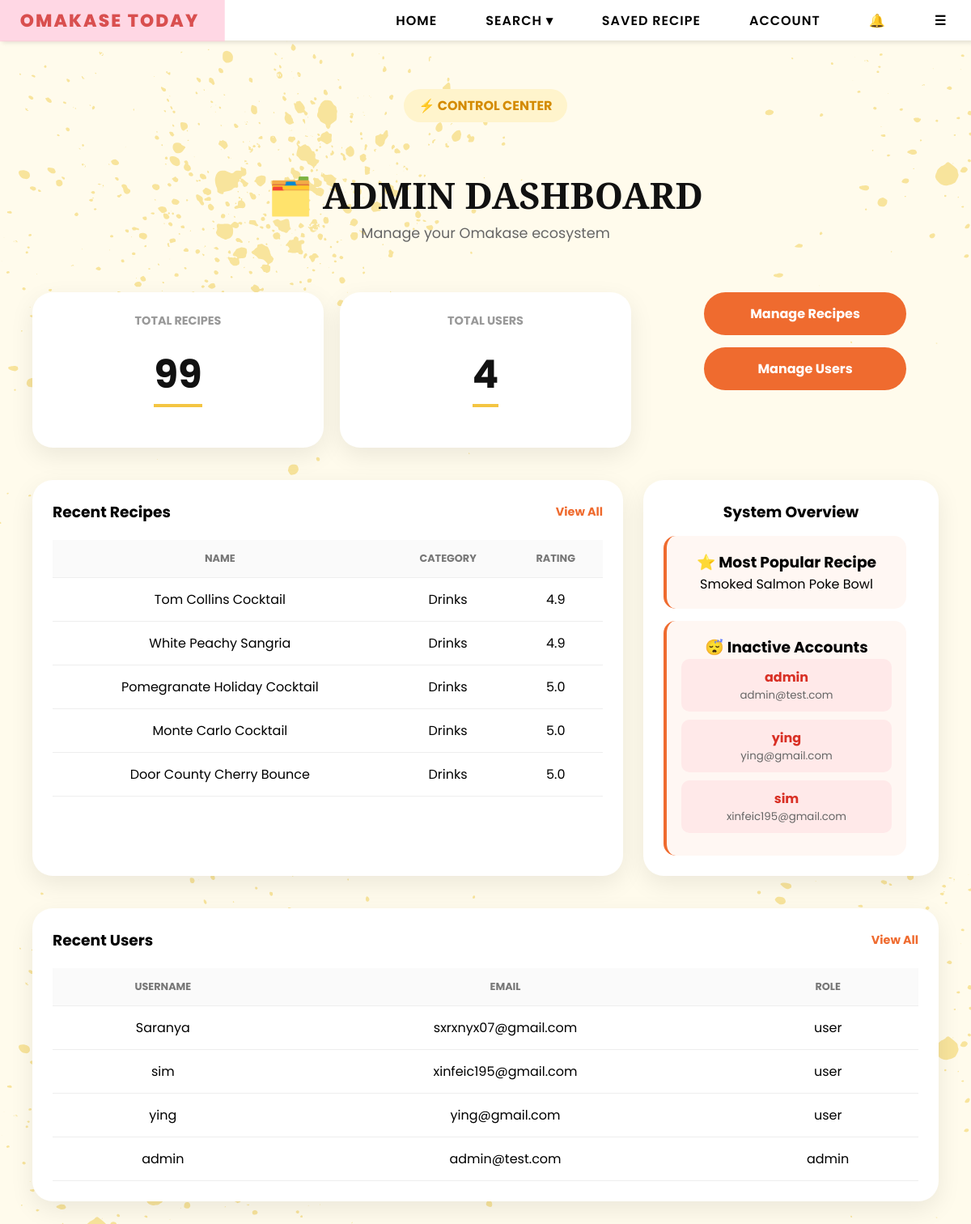
Page /admin (signed in) on the earlier database version.
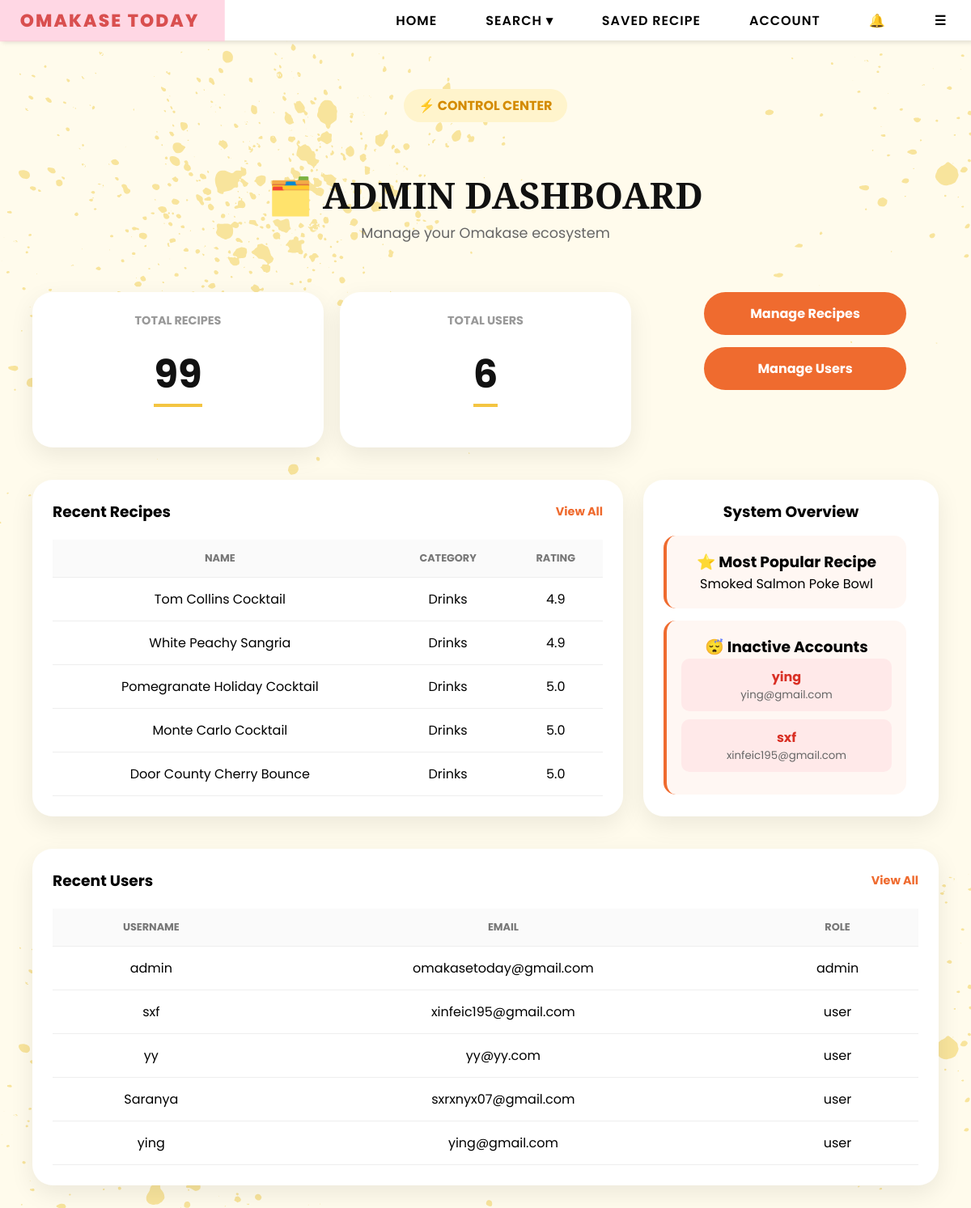
Same page on the later database version.
### tables this page shows
CREATE TABLE users (
        email TEXT PRIMARY KEY,
        username TEXT,
        password TEXT,
        bio TEXT,
        profile_pic TEXT,
        role TEXT DEFAULT 'user'
    , reset_token TEXT, reset_used INTEGER DEFAULT 0, reset_viewed INTEGER DEFAULT 0, last_login TEXT);

### app.py (the view)
@app.route("/admin")
def admin():
    if session.get("role") != "admin":
        return "403 Forbidden"
    conn = sqlite3.connect(DB_PATH)
    c = conn.cursor()
    six_months_ago = (
        datetime.now() - timedelta(days=180)
    ).strftime("%Y-%m-%d %H:%M:%S")
    c.execute("""
        SELECT COUNT(*)
        FROM users
        WHERE last_login IS NULL
        OR last_login < ?
    """, (six_months_ago,))
    inactive_users = c.fetchone()[0]
    c.execute("""
        SELECT username,email
        FROM users
        WHERE last_login IS NULL
        OR last_login < ?
        LIMIT 3
    """,(
        six_months_ago,
    ))
    inactive_accounts = c.fetchall()
    c.execute("""
        SELECT email, username, role
        FROM users
        ORDER BY rowid DESC
        LIMIT 5
    """)
    recent_users = c.fetchall()
    c.execute("""
        SELECT COUNT(*)
        FROM users
    """)
    total_users = c.fetchone()[0]
    conn.close()
    recent_recipes = (
        Recipe.query
        .order_by(Recipe.id.desc())
        .limit(5)
        .all()
    )
    total_recipes = Recipe.query.count()
    avg_rating = db.session.query(
        func.avg(Recipe.rating)
    ).scalar()
    most_popular = (
        Recipe.query
        .order_by(Recipe.rating.desc())
        .first()
    )
    return render_template(
        "admin.html",
        recent_users=recent_users,
        recent_recipes=recent_recipes,
        total_recipes=total_recipes,
        total_users=total_users,
        avg_rating=round(avg_rating or 0, 1),
        most_popular=most_popular,
        inactive_users=inactive_users,
        inactive_accounts=inactive_accounts
    )

### templates/admin.html (shortened to what this page needs)
{% extends "base.html" %}
{% block content %}
<div class="admin-dashboard">
    <div class="admin-hero">
        <span class="admin-badge">
            ⚡ CONTROL CENTER
        </span>
        <h1 class="admin-main-title">
            🗂️ ADMIN DASHBOARD
        </h1>
        <p class="admin-subtitle">
            Manage your Omakase ecosystem
        </p>
    </div>
    </div>
    <div class="admin-stats">
        <div class="admin-stat-card">
            <h4>Total Recipes</h4>
            <h2>{{ total_recipes }}</h2>
        </div>
        <div class="admin-stat-card">
            <h4>Total Users</h4>
            <h2>{{ total_users }}</h2>
        </div>
        <div class="admin-btn-group">
            <a href="/admin/recipes" class="admin-orange-btn">
                Manage Recipes
            </a>
            <a href="/admin/users" class="admin-orange-btn">
                Manage Users
            </a>
        </div>
    </div>
    <div class="admin-main-grid">
        <div class="admin-panel">
            <div class="panel-header">
                <h3>Recent Recipes</h3>
                <a href="/admin/recipes" class="view-all-btn">
                    View All
                </a>
            </div>
            <table class="admin-table">
                <thead>
                    <tr>
                        <th>Name</th>
                        <th>Category</th>
                        <th>Rating</th>
                    </tr>
                </thead>
                <tbody>
                    {% for r in recent_recipes %}
                    <tr>
                        <td>{{ r.name }}</td>
                        <td>{{ r.meal_category }}</td>
                        <td>{{ r.rating }}</td>
                    </tr>
                    {% endfor %}
                </tbody>
            </table>
        </div>
        <div class="admin-alerts">
            <h3>System Overview</h3>
            <a href="/recipe/{{ most_popular.id }}"
            class="overview-card clickable-card">
                <h3>⭐ Most Popular Recipe</h3>
                <p>
                    {{ most_popular.name }}
                </p>
            </a>
            <a href="/admin/users"
                class="overview-card clickable-card">
                    <h3>
                        😴 Inactive Accounts
                    </h3>
                    {% if inactive_accounts %}
                        {% for user in inactive_accounts %}
                            <div class="inactive-user">
                                <strong>{{ user[0] }}</strong>
                                <small>{{ user[1] }}</small>
                            </div>
                        {% endfor %}
                    {% else %}
                        <p>No inactive users</p>
                    {% endif %}
                </a>
        </div>
    </div>
    <div class="admin-panel" style="margin:40px;">
        <div class="panel-header">
            <h3>Recent Users</h3>
            <a href="/admin/users" class="view-all-btn">
                View All
            </a>
        </div>
        <table class="admin-table">
            <thead>
                <tr>
                    <th>Username</th>
                    <th>Email</th>
                    <th>Role</th>
                </tr>
            </thead>
            <tbody>
                {% for user in recent_users %}
                <tr>
                    <td>{{ user[1] }}</td>
                    <td>{{ user[0] }}</td>
                    <td>{{ user[2] }}</td>
                </tr>
                {% endfor %}
            </tbody>
        </table>
    </div>
{% endblock %}

Differences in the rows shown:
no longer on this page (row edited): users: username "admin", email "admin@test.com", role "admin"
changed users "xinfeic195@gmail.com": username "sim" → "sxf"; moves up the list
added users: username "admin", email "omakasetoday@gmail.com", role "admin", shown under "Recent Users"
added users: username "yy", email "yy@yy.com", role "user", shown under "Recent Users"
Other differences:
{{ total_users }}: "4" → "6"
